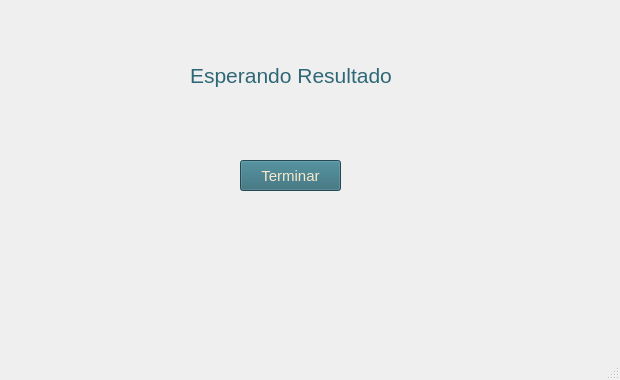
<?xml version="1.0" encoding="UTF-8"?>
<ui version="4.0">
 <class>MainWindow</class>
 <widget class="QMainWindow" name="MainWindow">
  <property name="geometry">
   <rect>
    <x>0</x>
    <y>0</y>
    <width>620</width>
    <height>380</height>
   </rect>
  </property>
  <property name="windowTitle">
   <string>Esperando Resultado</string>
  </property>
  <property name="windowIcon">
   <iconset>
    <normaloff>generar_pdf/logo.png</normaloff>generar_pdf/logo.png</iconset>
  </property>
  <widget class="QWidget" name="centralwidget">
   <widget class="QPushButton" name="b_Terminar">
    <property name="geometry">
     <rect>
      <x>240</x>
      <y>160</y>
      <width>101</width>
      <height>31</height>
     </rect>
    </property>
    <property name="font">
     <font>
      <pointsize>11</pointsize>
     </font>
    </property>
    <property name="cursor">
     <cursorShape>PointingHandCursor</cursorShape>
    </property>
    <property name="styleSheet">
     <string notr="true">color: rgb(247, 233, 204);
background-color: rgb(46, 104, 118);</string>
    </property>
    <property name="text">
     <string>Terminar</string>
    </property>
   </widget>
   <widget class="QLabel" name="label">
    <property name="geometry">
     <rect>
      <x>190</x>
      <y>60</y>
      <width>211</width>
      <height>31</height>
     </rect>
    </property>
    <property name="styleSheet">
     <string notr="true">color: rgb(46, 104, 118);
color: rgb(46, 104, 118);</string>
    </property>
    <property name="text">
     <string>&lt;html&gt;&lt;head/&gt;&lt;body&gt;&lt;p&gt;&lt;span style=&quot; font-size:16pt;&quot;&gt;Esperando Resultado&lt;/span&gt;&lt;/p&gt;&lt;/body&gt;&lt;/html&gt;</string>
    </property>
   </widget>
  </widget>
  <widget class="QMenuBar" name="menubar">
   <property name="geometry">
    <rect>
     <x>0</x>
     <y>0</y>
     <width>620</width>
     <height>21</height>
    </rect>
   </property>
  </widget>
  <widget class="QStatusBar" name="statusbar"/>
 </widget>
 <resources/>
 <connections/>
</ui>
